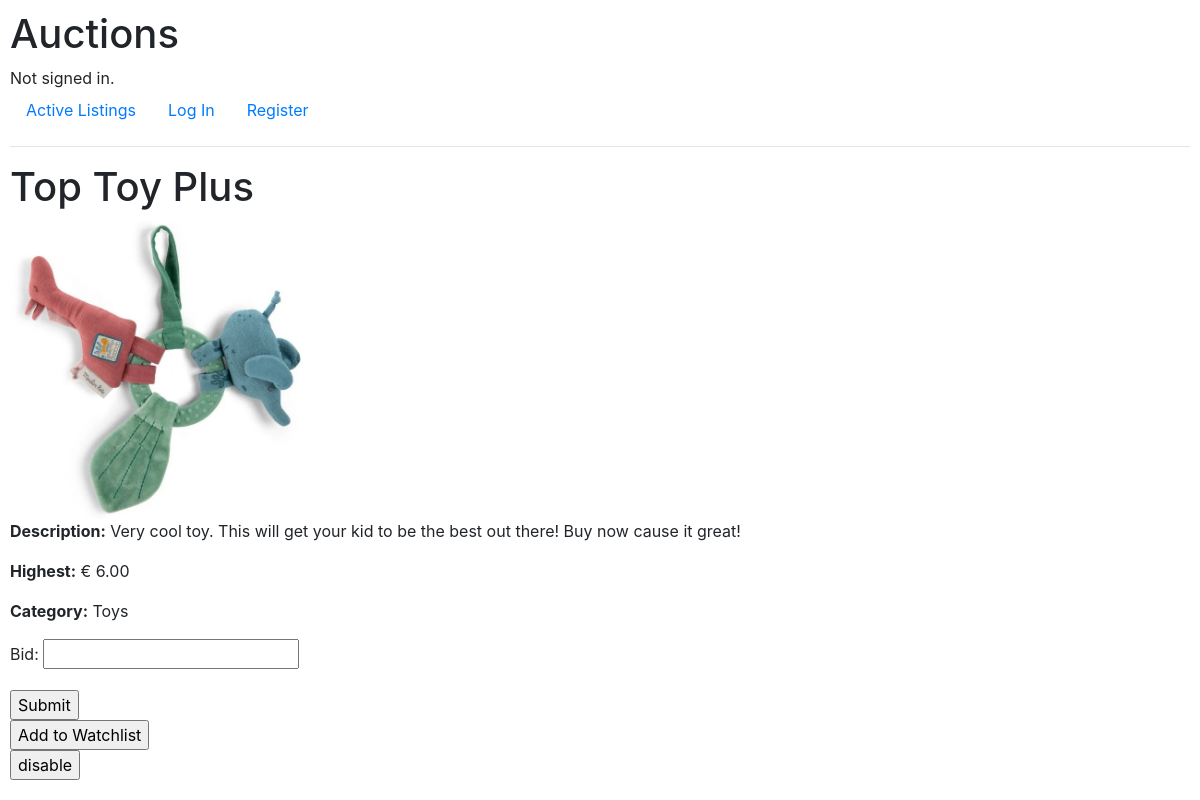
Page /product_details/3/ on the committed database.
### auctions/models.py (models this page shows, shortened)
class AuctionListing(models.Model):
    name = models.CharField(max_length=64)
    description = models.TextField()
    image = models.ImageField(upload_to='images/', blank=True, null=True)  # Gebruik ImageField voor de afbeelding
    highest_bid = models.ForeignKey('Bidding', null=True, blank=True, on_delete=models.SET_NULL, related_name="highest_bid_for")
    category = models.ForeignKey(Category, on_delete=models.CASCADE, related_name="listings")
    owner = models.ForeignKey(User, on_delete=models.CASCADE, blank=True, null=True, related_name="user")
    isActive = models.BooleanField(default=True)

class Bidding(models.Model):
    bidder = models.ForeignKey(User, on_delete=models.CASCADE, related_name="bids")
    auction_listing = models.ForeignKey(AuctionListing, on_delete=models.CASCADE, related_name="bids")
    bid = models.DecimalField(max_digits=10, decimal_places=2)

class Category(models.Model): #niet meer aankomen. Meer categorieen niet nodig
    name = models.CharField(max_length=64)
    def __str__(self):
        return self.name

### auctions/views.py (the view)
# urls.py: path('product_details/<int:product_details_id>/', views.product_details, name='product_details'),
def product_details(request, product_details_id):
    product = get_object_or_404(AuctionListing, id=product_details_id)
    return render(request, "auctions/product_details.html", {
        "productDetails": product,
        "BiddingForm": BiddingForm(),
        "user": request.user,  # Voeg de user toe aan de context
    })

### auctions/views.py
class BiddingForm(forms.Form):
    newBid = forms.DecimalField(label="Bid")

### auctions/templates/auctions/product_details.html (shortened to what this page needs)
{% extends "auctions/layout.html" %}
{% block body %}
    <h1>{{ productDetails.name }}</h1>
    <img src="{{ productDetails.image.url }}" alt="{{ productDetails.name }}" style="width:300px;height:300px;"> <br>
    <p><b>Description:</b> {{ productDetails.description }}</p>
    {% if productDetails.highest_bid.bid %}
            <p><b>Highest:</b> € {{productDetails.highest_bid.bid}}</p>
        {% else %}
        <p></p><b>Highest:</b> no bid yet.</p>
        {% endif %}
    <p><b>Category:</b> {{ productDetails.category }}</p>
    {% if productDetails.isActive%}
    <form action="{% url 'New_bid' productDetails.id %}" method="post">
        {{ BiddingForm.as_p }}
        <input type="submit" value="Submit">
    </form>
    {% else %}
    <b>Buyer:</b> {{productDetails.highest_bid.bidder}}
    <h3> Product is sold </h3>
    {% endif %}
<form action="{% url 'toggle_watchlist' productDetails.id %}" method="post">
    {% if productDetails in user.watchlist.all %}
        <input type="submit" value="Remove from Watchlist">
    {% else %}
        <input type="submit" value="Add to Watchlist">
    {% endif %}
</form>
<form action="{% url 'disable' productDetails.id %}" method="post">
        <input type="submit" value="disable">
</form>
{% endblock %}

### auctions/static/auctions/styles.css (style rules this page uses)
body { padding: 10px; }

### rows in the picture
AuctionListing: name "Top Toy Plus", image (picture), description "Very cool toy. This will get your kid to be the best out there! Buy now cause it great!", highest_bid.bid "6.00", category "Toys"
